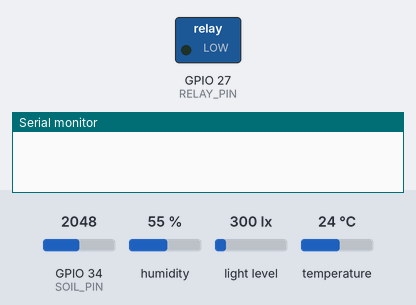
The program below on a simulated ESP32. Parts: switched loads named in the program (green lamp = pin HIGH), the last lines printed to the serial monitor. The test bench sets the inputs (shaded band); at power-on: GPIO 34 (SOIL_PIN) = 2048, humidity 55 %, light level 300 lx, temperature 24 °C. WiFi joins after 1.5 s; servers stay silent unless stated; uploads are accepted with an empty reply.

Above: at 0.0 s.
At 1.1 s:
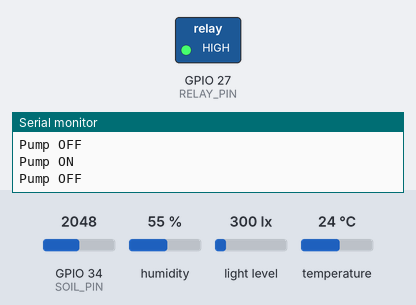
Timing chart, 0 to 2.6 s (numbered marks = the images above):
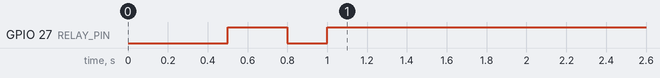

The program:

main.cpp
```cpp
#include <Arduino.h>
#include <Wire.h>
#include <BH1750.h>
#include <DHT.h>
#include <WiFi.h>
#include <HTTPClient.h>
#include <WiFiClient.h>

#define BH1750_SDA 21
#define BH1750_SCL 22
#define DHT_PIN 4
#define DHT_TYPE DHT11
#define SOIL_PIN 34

const int RELAY_PIN = 27;
const bool RELAY_ACTIVE_LOW = true;

#define SOIL_DRY 3500
#define SOIL_WET 1500

BH1750 lightMeter;
DHT dht(DHT_PIN, DHT_TYPE);

const char* ssid = "SLT-4G-9585";
const char* password = "EBDAJ2Y9MG4";
const char* serverUrl = "http://192.168.1.106:3000/api/sensors";

const uint32_t SEND_EVERY_MS = 2000;
const uint32_t DHT_EVERY_MS  = 5000;

uint32_t lastSendAt = 0;
uint32_t lastDhtAt  = 0;

float lastTemp = NAN;
float lastHum  = NAN;

const int SOIL_START_WATER_BELOW = 35;
const int SOIL_STOP_WATER_AT_OR_ABOVE = 45;

const uint32_t WATER_BURST_MS = 3000;
const uint32_t WATER_COOLDOWN_MS = 30000;

uint32_t pumpBurstStartedAt = 0;
uint32_t lastWateredAt = 0;
bool pumpIsOn = false;
bool wateringCycleActive = false;

void pumpWrite(bool on) {
  pumpIsOn = on;
  if (RELAY_ACTIVE_LOW) digitalWrite(RELAY_PIN, on ? LOW : HIGH);
  else digitalWrite(RELAY_PIN, on ? HIGH : LOW);

  Serial.println(on ? "Pump ON" : "Pump OFF");
}

void pumpOff() { pumpWrite(false); }
void pumpOn()  { pumpWrite(true);  }

uint8_t detectBH1750Address() {
  const uint8_t addrs[] = {0x23, 0x5C};
  for (uint8_t i = 0; i < 2; i++) {
    Wire.beginTransmission(addrs[i]);
    if (Wire.endTransmission() == 0) return addrs[i];
  }
  return 0;
}

void printNetInfo() {
  Serial.print("SSID: ");
  Serial.println(WiFi.SSID());
  Serial.print("RSSI: ");
  Serial.print(WiFi.RSSI());
  Serial.println(" dBm");
  Serial.print("ESP32 IP: ");
  Serial.println(WiFi.localIP());
  Serial.print("Gateway: ");
  Serial.println(WiFi.gatewayIP());
  Serial.print("DNS: ");
  Serial.println(WiFi.dnsIP());
}

void wifiConnectOrRestart() {
  WiFi.mode(WIFI_STA);
  WiFi.setSleep(false);
  WiFi.begin(ssid, password);

  Serial.print("Connecting to WiFi");
  uint32_t start = millis();

  while (WiFi.status() != WL_CONNECTED) {
    delay(500);
    Serial.print(".");
    if (millis() - start > 20000) {
      Serial.println("\nWiFi connect timeout. Restarting...");
      ESP.restart();
    }
  }

  Serial.println("\nWiFi connected.");
  printNetInfo();
}

void setup() {
  Serial.begin(115200);
  delay(500);

  pinMode(RELAY_PIN, OUTPUT);
  pumpOff();

  delay(300);
  pumpOn();  delay(200);
  pumpOff(); delay(200);

  wifiConnectOrRestart();

  Wire.begin(BH1750_SDA, BH1750_SCL);
  Wire.setClock(100000);

  uint8_t bhAddr = detectBH1750Address();
  if (bhAddr == 0) {
    Serial.println("{\"error\":\"BH1750 not detected\"}");
    while (true) delay(1000);
  }

  Serial.print("[BH1750] Address: 0x");
  Serial.println(bhAddr, HEX);

  if (!lightMeter.begin(BH1750::CONTINUOUS_HIGH_RES_MODE_2, bhAddr, &Wire)) {
    Serial.println("{\"error\":\"BH1750 init failed\"}");
    while (true) delay(1000);
  }

  dht.begin();

  lastWateredAt = millis();
  lastSendAt = millis();
  lastDhtAt = 0;
}

void loop() {
  const uint32_t nowMs = millis();

  if (WiFi.status() != WL_CONNECTED) {
    wifiConnectOrRestart();
    delay(50);
    return;
  }

  if (nowMs - lastDhtAt >= DHT_EVERY_MS) {
    float t = dht.readTemperature();
    float h = dht.readHumidity();

    if (!isnan(t) && !isnan(h)) {
      lastTemp = t;
      lastHum = h;
      Serial.printf("DHT OK: T=%.1fC H=%.1f%%\n", lastTemp, lastHum);
    } else {
      Serial.println("DHT read failed (keeping last values)");
    }

    lastDhtAt = nowMs;
  }

  if (nowMs - lastSendAt < SEND_EVERY_MS) return;
  lastSendAt = nowMs;

  if (isnan(lastTemp) || isnan(lastHum)) {
    Serial.println("No valid DHT values yet, skipping POST");
    return;
  }

  float lightLux = lightMeter.readLightLevel();
  if (lightLux < 0) lightLux = 0;

  int soilRaw = analogRead(SOIL_PIN);
  int soilPercent = map(soilRaw, SOIL_DRY, SOIL_WET, 0, 100);
  soilPercent = constrain(soilPercent, 0, 100);

  if (!wateringCycleActive && soilPercent <= SOIL_START_WATER_BELOW) {
    wateringCycleActive = true;
  }
  if (wateringCycleActive && soilPercent >= SOIL_STOP_WATER_AT_OR_ABOVE) {
    wateringCycleActive = false;
    pumpOff();
  }

  if (wateringCycleActive) {
    if (pumpIsOn) {
      if (nowMs - pumpBurstStartedAt >= WATER_BURST_MS) {
        pumpOff();
        lastWateredAt = nowMs;
      }
    } else {
      if (nowMs - lastWateredAt >= WATER_COOLDOWN_MS) {
        pumpOn();
        pumpBurstStartedAt = nowMs;
      }
    }
  } else {
    pumpOff();
  }

  String payload = "{";
  payload += "\"temperature\":" + String(lastTemp, 1) + ",";
  payload += "\"humidity\":" + String(lastHum, 1) + ",";
  payload += "\"light\":" + String(lightLux, 1) + ",";
  payload += "\"soil\":" + String(soilPercent) + ",";
  payload += "\"pump\":" + String(pumpIsOn ? 1 : 0);
  payload += "}";

  Serial.println("Sending: " + payload);

  WiFiClient client;
  client.setTimeout(5000);

  HTTPClient http;
  http.setReuse(false);
  http.setConnectTimeout(5000);
  http.setTimeout(5000);

  if (!http.begin(client, serverUrl)) {
    Serial.println("HTTP begin() failed");
    http.end();
    return;
  }

  http.addHeader("Content-Type", "application/json");
  http.addHeader("Connection", "close");

  int code = http.POST((uint8_t*)payload.c_str(), payload.length());

  Serial.print("HTTP Response code: ");
  Serial.println(code);

  if (code < 0) {
    Serial.print("HTTP error: ");
    Serial.println(http.errorToString(code).c_str());
  } else {
    String resp = http.getString();
    Serial.print("Response: ");
    Serial.println(resp);
  }

  http.end();
}


// int pumpPin = 23;

// void setup() {
//   pinMode(pumpPin, OUTPUT);
//   digitalWrite(pumpPin, HIGH); // relay not triggered → pump runs by default
// }

// void loop() {
//   // Example: stop pump for 10 seconds
//   digitalWrite(pumpPin, LOW);   // relay triggered → motor OFF
//   delay(10000);                 // stop duration
//   digitalWrite(pumpPin, HIGH);  // relay not triggered → motor ON
//   delay(43200000);              // wait 12 hours
// }
```
